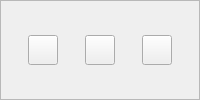
    <widget class="QFrame" name="frame">
     <property name="frameShape">
      <enum>QFrame::StyledPanel</enum>
     </property>
     <property name="frameShadow">
      <enum>QFrame::Raised</enum>
     </property>
     <layout class="QHBoxLayout" name="horizontalLayout_2">
      <property name="leftMargin">
       <number>6</number>
      </property>
      <property name="topMargin">
       <number>6</number>
      </property>
      <property name="rightMargin">
       <number>6</number>
      </property>
      <property name="bottomMargin">
       <number>6</number>
      </property>
      <item>
       <widget class="QPushButton" name="newButton">
        <property name="enabled">
         <bool>true</bool>
        </property>
        <property name="minimumSize">
         <size>
          <width>30</width>
          <height>30</height>
         </size>
        </property>
        <property name="maximumSize">
         <size>
          <width>30</width>
          <height>30</height>
         </size>
        </property>
        <property name="toolTip">
         <string>Nuevo</string>
        </property>
        <property name="text">
         <string/>
        </property>
        <property name="icon">
         <iconset resource="../resources/resources.qrc">
          <normaloff>:/icons/icons/new.png</normaloff>:/icons/icons/new.png</iconset>
        </property>
       </widget>
      </item>
      <item>
       <widget class="QPushButton" name="updateButton">
        <property name="enabled">
         <bool>true</bool>
        </property>
        <property name="minimumSize">
         <size>
          <width>30</width>
          <height>30</height>
         </size>
        </property>
        <property name="maximumSize">
         <size>
          <width>30</width>
          <height>30</height>
         </size>
        </property>
        <property name="toolTip">
         <string>Actualizar</string>
        </property>
        <property name="text">
         <string/>
        </property>
        <property name="icon">
         <iconset resource="../resources/resources.qrc">
          <normaloff>:/icons/icons/update.png</normaloff>:/icons/icons/update.png</iconset>
        </property>
       </widget>
      </item>
      <item>
       <widget class="QPushButton" name="deleteButton">
        <property name="enabled">
         <bool>true</bool>
        </property>
        <property name="minimumSize">
         <size>
          <width>30</width>
          <height>30</height>
         </size>
        </property>
        <property name="maximumSize">
         <size>
          <width>30</width>
          <height>30</height>
         </size>
        </property>
        <property name="toolTip">
         <string>Borrar</string>
        </property>
        <property name="text">
         <string/>
        </property>
        <property name="icon">
         <iconset resource="../resources/resources.qrc">
          <normaloff>:/icons/icons/delete.png</normaloff>:/icons/icons/delete.png</iconset>
        </property>
       </widget>
      </item>
     </layout>
    </widget>
